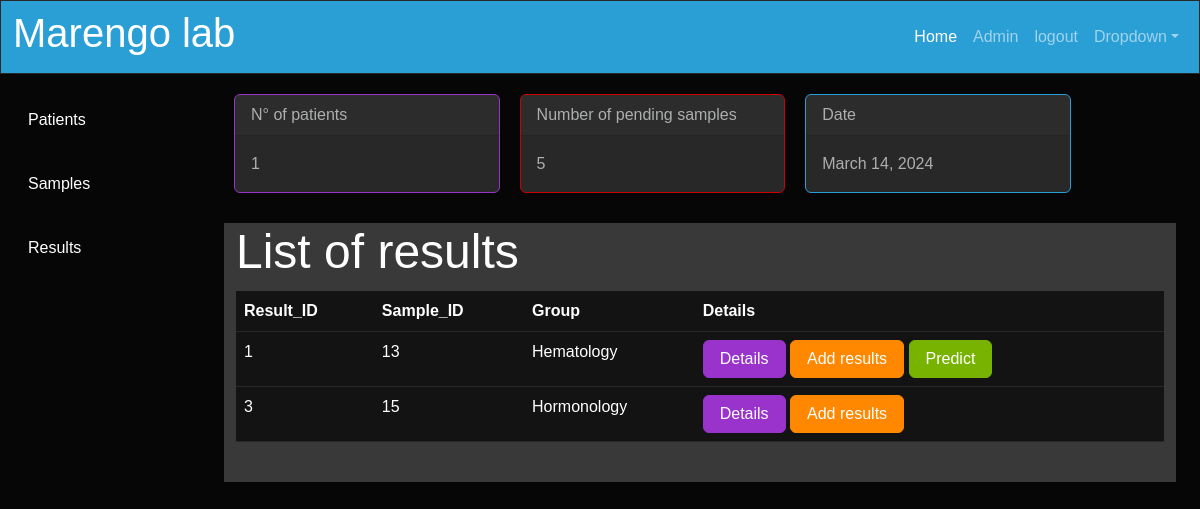
Page /ViewResult on the committed database.
### Lab/models.py (models this page shows, shortened)
class results(models.Model):
    result_ID = models.AutoField(primary_key=True)
    values = models.JSONField(null=True)
    sample = models.ForeignKey(Sample, on_delete=models.CASCADE)
    parameters = models.JSONField(null=True)

class Sample(models.Model):
    PENDING = 'P'
    DONE = 'D'
    status_choice = [
        (PENDING, 'Pending'),
        (DONE, 'Done'),
    ]
    sample_ID = models.AutoField(primary_key=True)
    date = models.DateField(default=date.today)
    status = models.CharField(max_length=1,choices=status_choice,default=PENDING,null=False)
    patient = models.ForeignKey(Patient, on_delete=models.CASCADE,to_field='patient_id')
    group = models.ForeignKey(Group, on_delete=models.CASCADE,to_field='group_ID')

class Group(models.Model):
    group_ID = models.AutoField(primary_key=True)
    group_name = models.CharField(max_length=100)
    def __str__(self):
        return self.group_name

### Lab/views.py (the view)
# urls.py: path('ViewResult', views.ViewResult, name='ViewResult'),
def ViewResult(request):
    csrf_token = get_token(request)
    rows = results.objects.all()
    for result in rows:
        result.parameters = json.loads(result.parameters)
        result.values = json.loads(result.values)
    context = {
        'rows': rows
    }
    return render(request,'View_Result.html',{'rows':rows,'csrf_token':csrf_token})

### Lab/context_processors.py (called while the page is built)
def patient_count(request):
    pending_count = Sample.objects.filter(status='P').count()
    patient_count = Patient.objects.count()
    current_date = datetime.now().date()
    context= {'pending_count': pending_count, 'patient_count':patient_count,'current_date':current_date}
    return context

### Lab/templates/View_Result.html (shortened to what this page needs)
{% extends 'index.html' %}
{% block content%}
<h2>List of results</h2>
<table class="table table-hover">
    <thead>
        <tr>
            <th>Result_ID</th>
            <th>Sample_ID</th>
            <th>Group</th>
            <th>Details</th>
        </tr>
    </thead>
    <tbody>
        {% for row in rows %}
            <tr data-row-id="{{row.result_ID}}">
                <td>{{ row.result_ID}}</td>
                <td>{{ row.sample.sample_ID }}</td>
                <td>{{ row.sample.group }}</td>
                <td>
                <button type="button" class="btn btn-info" data-bs-toggle="modal"  data-bs-target="#modal2{{ row.result_ID }}">Details</button>
                <button type="button" class="btn btn-warning"  data-bs-toggle="modal" data-bs-target="#modal3{{row.result_ID}}">Add results</button>
                {% if row.sample.group.group_ID == 1 %}
                <button type="button" onclick="prediction('{{row.result_ID}}')" class="btn btn-success" data-bs-toggle="modal"  data-bs-target="#modal1{{ row.result_ID }}">Predict</button>
                  {% endif %}
              </td>
            </tr>
        {% endfor %}
    </tbody>
</table>
<br>
{% endblock %}

### Lab/templates/index.html (style rules this page uses)
* { box-sizing: border-box; }
body { font-family: Arial, Helvetica, sans-serif; }
.table { margin-top: 10px; }

### rows in the picture
results: result_ID "1", sample.sample_ID "13", sample.group "Hematology"
results: result_ID "3", sample.sample_ID "15", sample.group "Hormonology"

### other values in the picture
{{ patient_count }} "1"
{{ pending_count }} "5"
